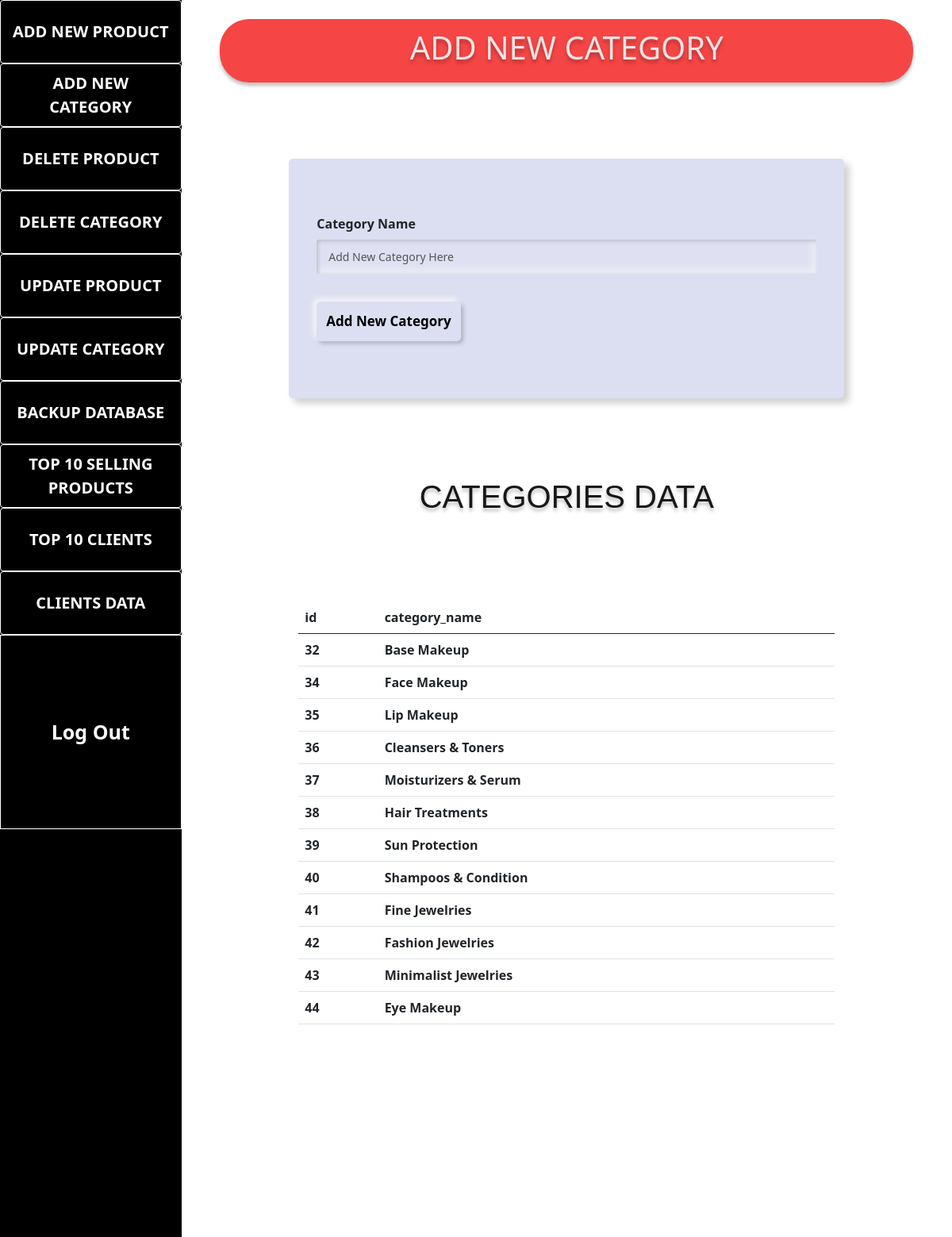
The page /add_cat.php on the database its author committed.
### tables this page shows
CREATE TABLE `categories` (
  `id` int(11) NOT NULL,
  `category_name` varchar(20) DEFAULT NULL
);

### add_cat.php (the view, shortened to what this page needs)
<?php include('config.php'); ?>
<!DOCTYPE html>
<html lang="en">
<head>
    <link href="https://cdn.jsdelivr.net/npm/bootstrap@5.0.2/dist/css/bootstrap.min.css" rel="stylesheet"
>
    <link rel="stylesheet" href="./adminstyle.css">
    <link rel="stylesheet" href="./whiteform.css">
</head>
<body>
    <div class="admin-dashboard-parent">
        <?php include('admin-sidebar.php') ?>
        <div class="admin-panel">
            <div class="container my-4 admin-header">
                <h1>ADD NEW CATEGORY</h1>
            </div>
            <div class="container dashboard-boxes-parent my-5 py-5">
                <div class="main">
                    <div class="content">
                        <form method="POST">
                            <label for="username">Category Name</label>
                            <input type="text" placeholder="Add New Category Here" name="newcat" required>
                            <button class="button" type="submit" name="addcat" required>Add New Category</button>
                        </form>
                    </div>
                    <div class="container products-data">
                        <div class="heading">
                            <h1>CATEGORIES DATA</h1>
                        </div>
                        <div class="products-data-table">
                            <table class="table">
                                <thead>
                                    <tr>
                                        <th colspan="1.5">id</th>
                                        <th>category_name</th>
                                    </tr>
                                </thead>
                                <tbody>
                                    <?php
                                    $allcat = "SELECT * FROM `categories`";
                                    $resultallcat = mysqli_query($conn, $allcat);
                                    while ($rowcat = mysqli_fetch_array($resultallcat)) { ?>
                                        <tr>
                                            <th scope="row">
                                                <?php echo $rowcat['id']; ?>
                                            </th>
                                            <th scope="row">
                                                <?php echo $rowcat['category_name']; ?>
                                            </th>
                                        </tr>
                                        <?php
                                    }
                                    ?>
                                </tbody>
                            </table>
                        </div>
                    </div>
                </div>
            </div>
        </div>
    </div>
</body>
</html>

### adminstyle.css (style rules this page uses)
* { padding: 0px; margin: 0px; }
.admin-dashboard-parent { width: 100%; height: 100%; display: flex; gap: 0px; }
.admin-dashboard-parent .admin-panel { width: 85%; height: 100vh; background-color: #FFF; overflow-y: scroll; }
.admin-dashboard-parent .admin-panel .admin-header { width: 100%; height: 80px; padding: 12px 0px; color: #EBE4E4; text-align: center; text-shadow: 0px 4px 4px rgba(0, 0, 0, 0.25); font-family: 'Segoe UI', Tahoma, Geneva, Verdana, sans-serif; font-size: 60px; font-weight: 700; border-radius: 37px; background: #F64545; box-shadow: 0px 4px 4px 0px rgba(0, 0, 0, 0.25); }
.admin-dashboard-parent .admin-panel .dashboard-boxes-parent { display: flex; justify-content: space-around; align-items: center; gap: 100px; }
.admin-dashboard-parent .admin-panel .products-data .heading, .admin-dashboard-parent .admin-panel .clients-data .heading { width: 100%; text-align: center; color: #181818; text-shadow: 0px 4px 4px rgba(0, 0, 0, 0.25); font-family: 'Lucida Sans', 'Lucida Sans Regular', 'Lucida Grande', 'Lucida Sans Unicode', Geneva, Verdana, sans-serif; font-weight: bolder; padding: 100px 0px; }
@media (min-width:992px) and (max-width:1200px) { .admin-dashboard-parent .admin-panel .dashboard-boxes-parent { display: flex; justify-content: center; align-items: center; gap: 21px; flex-wrap: wrap; } }
@media (min-width:992px) and (max-width:1200px) { .admin-dashboard-parent .admin-panel .admin-header { width: 90%; } }
@media (min-width:1200px) and (max-width:1500px) { .admin-dashboard-parent .admin-panel .dashboard-boxes-parent { display: flex; justify-content: center; align-items: center; gap: 21px; flex-wrap: wrap; } }
@media (min-width:1200px) and (max-width:1500px) { .admin-dashboard-parent .admin-panel .admin-header { width: 90%; } }

### whiteform.css (style rules this page uses)
.main { display: flex; justify-content: center; align-items: center; flex-direction: column; }
.content { width: 800px; height: auto; background: #dcdff1; padding: 30px 35px 40px; box-sizing: border-box; border-radius: 5px; box-shadow: -6px -6px 10px rgba(255, 255, 255, 0.8), 6px 6px 10px rgba(0, 0, 0, 0.2); }
form { margin-top: 40px; }
label { display: block; margin-top: 30px; font-size: 16px; font-weight: 600; }
input { display: block; height: 43px; width: 100%; background-color: rgba(255, 255, 255, 0.07); border-radius: 3px; border: none; box-shadow: inset 2px 2px 5px #babecc, inset -5px -5px 10px #ffffff73; margin-top: 8px; font-size: 14px; font-weight: 500; padding-left: 15px; }
::placeholder { color: #555; }
.button { border-radius: 5px; margin-top: 35px; font-size: 17px; font-weight: 700; box-shadow: -4px -4px 7px #fffdfdb7, 3px 3px 5px rgba(94, 104, 121, 0.388); background: #dcdff1; border: none; margin-bottom: 32px; padding: 12px; text-align: center; }
@media (min-width:992px) and (max-width:1200px) { .content { width: 700px; height: auto; background: #dcdff1; padding: 30px 35px 40px; box-sizing: border-box; border-radius: 5px; box-shadow: -6px -6px 10px rgba(255, 255, 255, 0.8), 6px 6px 10px rgba(0, 0, 0, 0.2); } }

### rows shown on the page
categories: id "32", category_name "Base Makeup"
categories: id "34", category_name "Face Makeup"
categories: id "35", category_name "Lip Makeup"
categories: id "36", category_name "Cleansers & Toners"
categories: id "37", category_name "Moisturizers & Serum"
categories: id "38", category_name "Hair Treatments"
categories: id "39", category_name "Sun Protection"
categories: id "40", category_name "Shampoos & Condition"
categories: id "41", category_name "Fine Jewelries"
categories: id "42", category_name "Fashion Jewelries"
categories: id "43", category_name "Minimalist Jewelries"
categories: id "44", category_name "Eye Makeup"
